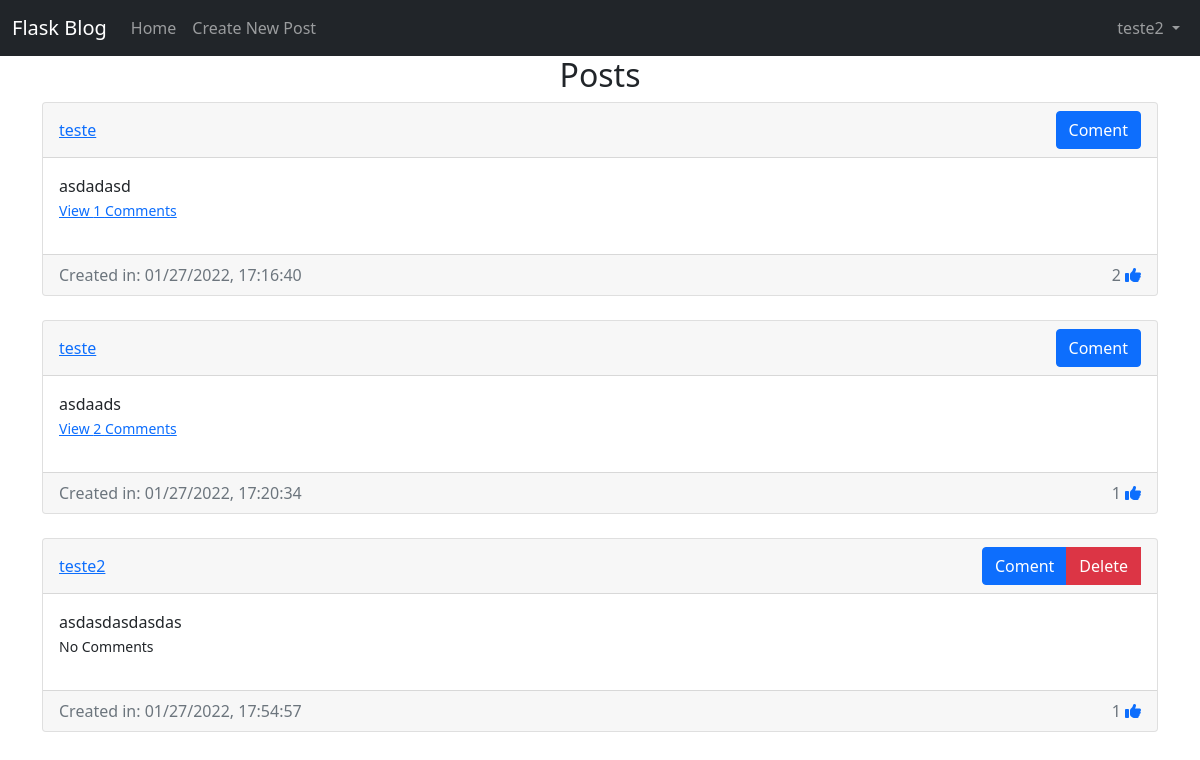
The app's page /home (signed in), older data.
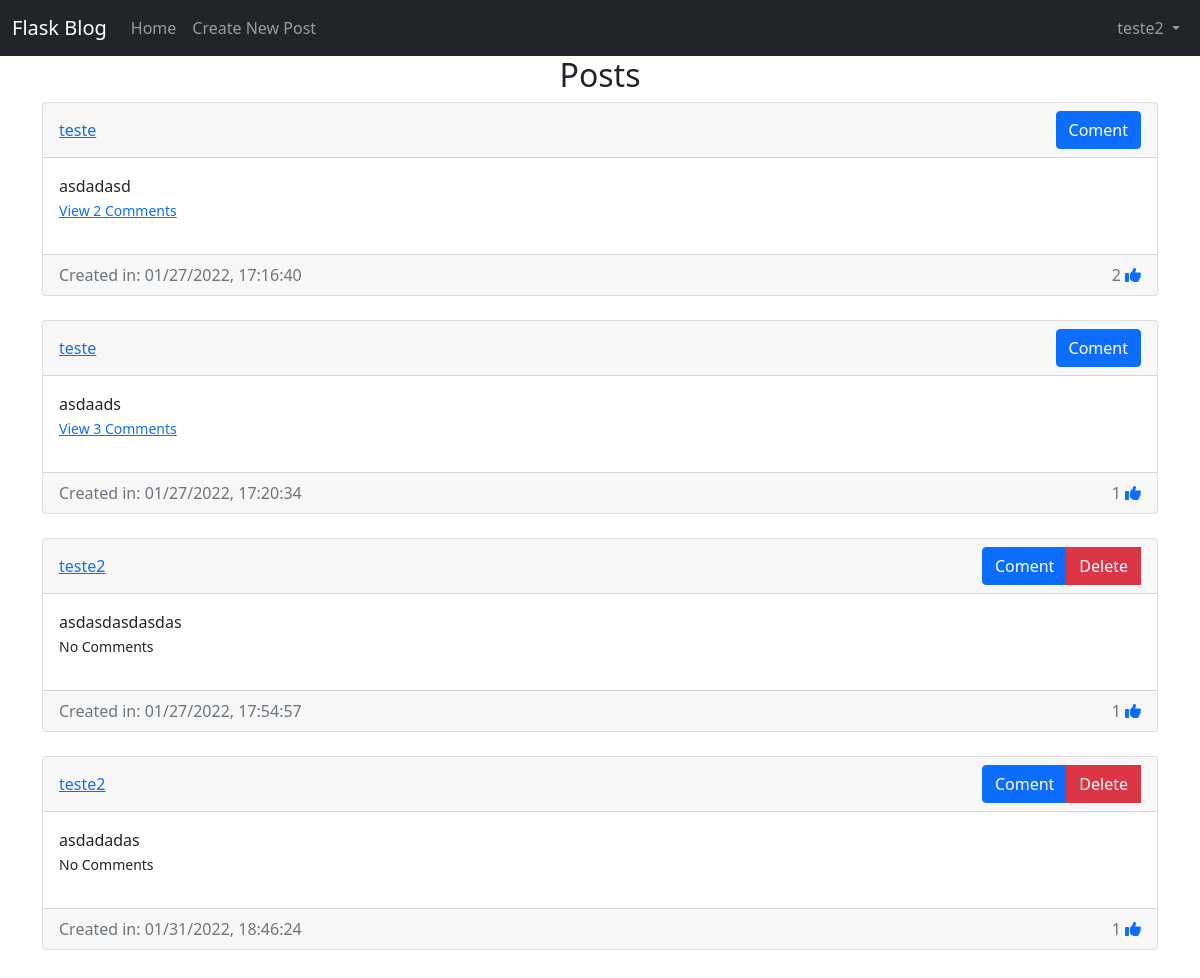
The same page, newer data.
### website/models.py (models this page shows)
class Post(db.Model):
    id = db.Column(db.Integer, primary_key = True)
    text = db.Column(db.Text, nullable = False)
    date_created = db.Column(db.DateTime, default = datetime.utcnow)
    author = db.Column(db.Integer, db.ForeignKey('user.id', ondelete='CASCADE'), nullable = False)
    comments = db.relationship('Comment', backref="post", passive_deletes=True)
    likes = db.relationship('Like', backref="post", passive_deletes=True)

class User(db.Model, UserMixin):
    id = db.Column(db.Integer, primary_key = True)
    email = db.Column(db.String(150), unique = True)
    username = db.Column(db.String(100), unique = True)
    password = db.Column(db.String(100))
    date_created = db.Column(db.DateTime, default = datetime.utcnow)
    posts = db.relationship('Post', backref="user", passive_deletes = True)
    comments = db.relationship('Comment', backref="user", passive_deletes = True)
    likes = db.relationship('Like', backref="user", passive_deletes = True)

### website/views.py (the view)
@views.route("/")
@views.route("/home")
@login_required
def home():
    posts = Post.query.all()
    return render_template('home.html.j2', user=current_user, posts=posts)

### website/__init__.py (called while the page is built)
def create_app():
    app = Flask(__name__)
    app.config['SECRET_KEY'] = "SUPERSECRET"
    app.config['SQLALCHEMY_DATABASE_URI'] = f'sqlite:///{DB_NAME}'
    db.init_app(app)
    from .views import views
    app.register_blueprint(views, url_prefix="/")
    from .auth import auth
    app.register_blueprint(auth, url_prefix="/")
    from .models import User, Post, Comment, Like
    create_database(app)
    login_manager = LoginManager()
    login_manager.login_view = "auth.login"
    login_manager.init_app(app)
    @login_manager.user_loader
    def load_user(id):
        return User.query.get(int(id))
    return app

### website/templates/home.html.j2 (shortened to what this page needs)
{% extends "posts-div.html.j2" %}

### website/templates/posts-div.html.j2 (shortened to what this page needs)
{% extends "base.html.j2" %}
{% block content %}
<h2 align='center'>{% block header %}Posts{% endblock %}</h1>
    <div id='posts'>
        {% for post in posts %}
            <div class='card'>
                <div class="card-header d-flex justify-content-between align-items-center">
                    <a href="/posts/{{post.user.username}}">{{post.user.username}}</a>
                    <div>
                        <div class="btn-group">
                            <a href="/create-comment/{{post.id}}" class="btn btn-primary">Coment</a>
                            {% if user.id == post.author %}
                                <a href="/delete-post/{{post.id}}" class="btn btn-danger">Delete</a>
                                <br/>
                            {% endif %}
                        </div>
                    </div>
                </div>
                <div class="card-body">
                    <div class="card-text"><p class="card-text">{{post.text}}</p></div>
                        <p>
                        {% if post.comments|length %}
                            <a data-bs-toggle="collapse" href="#comments-{{post.id}}" aria-expanded="false" aria-controls="colapse-comments-{{post.id}}"><small>View {{post.comments|length}} Comments</small></a>
                        {% else %}
                            <small class="text-mutted">No Comments</small>
                        {% endif %}
                        </p>
                </div>
                    <div class="card-footer text-muted d-flex justify-content-between align-items-center">
                        Created in: {{post.date_created.strftime("%m/%d/%Y, %H:%M:%S")}}
                        <div>
                            {{post.likes|length}}
                            {% if user.id in post.likes|map(attribute="author")|list %}
                                <a href="/like-post/{{post.id}}"> <i class="fas fa-thumbs-up" id="like-button-{{post.id}}"></i></a>
                            {% else %}
                                <a href="/like-post/{{post.id}}"> <i class="far fa-thumbs-up" id="like-button-{{post.id}}"></i></a>
                            {% endif %}
                        </div>
                    </div>
            </div>
            <br/>
        {% endfor %}
    </div>
    <br/>
{% endblock content %}

Row changes from the older to the newer data that the page shows:
computed for Post "asdadasd": comments|length "1" → "2"
computed for Post "asdaads": comments|length "2" → "3"
added Post: user.username "teste2", text "asdadadas", shows "No Comments", date_created "01/31/2022, 18:46:24", likes|length "1"
